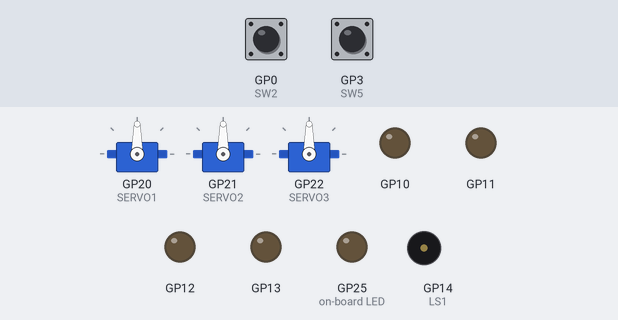
A program run on a simulated Raspberry Pi Pico running MicroPython. On the bench: 3 × servo, output pins drawn as LEDs (lit = HIGH), buzzer (waves = sounding). The test bench sets the inputs (shaded band); at power-on: GP0 (SW2) HIGH, GP3 (SW5) HIGH. Servo angles are drawn from the pulse width (0.5 ms = 0°, 2.5 ms = 180°); what the program prints to the serial console is not drawn.

Above: at 1.2 s.
1.3 s: GP0 (SW2) pulled LOW for 0.15 s
At 2.1 s:
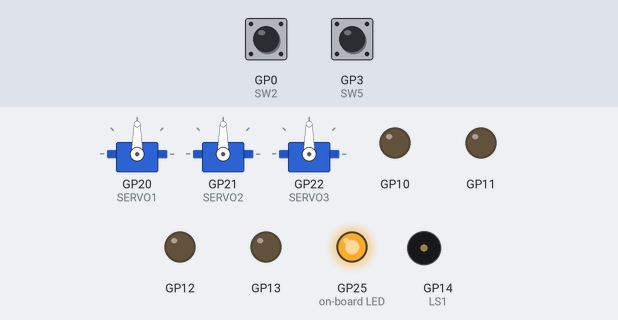
3.0 s: GP0 (SW2) pulled LOW for 3.2 s
At 3.16 s:
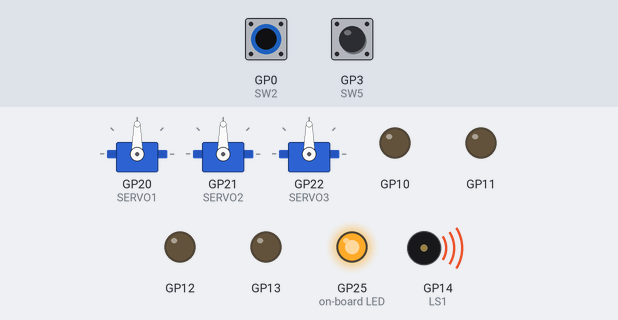
Timing chart, 0 to 7.7 s (numbered marks = the images above; inputs shaded):
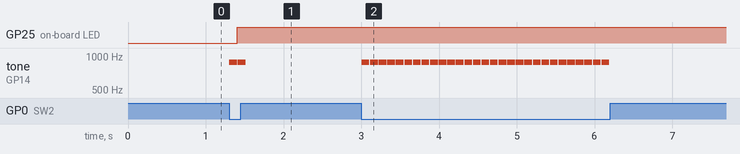

Measured:
- after the input at 1.3 s, GP25 (on-board LED): LOW → HIGH after 0.10 s; tone on GP14 (LS1): alternates 880 Hz for 0.10 s and silent for 0.01 s, 4 changes in all, then stays silent, starting at once
- after the input at 3.0 s, tone on GP14 (LS1): alternates 880 Hz for 0.10 s and silent for 0.01 s, 58 changes in all, then stays silent, starting at once

The program:

Animatronic_Controller.py
```python
# ================================================================================
# Capstone Project: Animatronic Servo Controller [Animatronic_Controller.py]
# Version: 1.0
# Updated: July 25, 2026
#
# Platform: mirobo.tech BEAPER Pico circuit (any configuration)
# Requires: BEAPER_Pico.py board module file
#
# A three-servo animatronic puppet that plays back a pre-authored
# sequence of poses, looping continuously. The example sequence below
# animates a simple head - panning left and right, tilting, and
# opening and closing a jaw - but the same structure works for any
# combination of servos: a waving arm, blinking eyelids, a wagging
# tail. Adapt the example sequence to your own puppet design.
#
# Hardware used:
#   SW2          - Start playback
#   SW5          - Emergency stop (halts playback, holds current pose)
#   LS1          - Piezo speaker (start beep) - see EA3 for animated sound
#   On-board LED - On while playing
#
#   Servo 1 on H5 - Example: head pan (left/right)
#   Servo 2 on H6 - Example: head tilt (up/down)
#   Servo 3 on H7 - Example: jaw/mouth (open/close)
#
# NOTE: unlike BEAPER Nano, BEAPER Pico's H5, H6, and H7 are dedicated
# servo pins, not shared with H1-H4 - so there is no pin conflict to
# worry about if you extend this project with an external sensor.
#
# --------------------------------------------------------------------------------
# How the animation sequence works:
#
# Four lists, indexed together, describe the sequence - the same
# parallel-list pattern from Simon Game's BUTTONS/LEDS/TONES, extended
# from three lists to four. Frame i of the animation is described by
# ANIM_SERVO1[i], ANIM_SERVO2[i], ANIM_SERVO3[i], and ANIM_HOLD[i]
# together:
#
#   ANIM_SERVO1[i] - servo 1's angle during frame i
#   ANIM_SERVO2[i] - servo 2's angle during frame i
#   ANIM_SERVO3[i] - servo 3's angle during frame i
#   ANIM_HOLD[i]   - how long frame i is held before advancing (ms)
#
# Playback moves all three servos to frame i's angles, waits
# ANIM_HOLD[i] milliseconds, then advances to frame i+1 - wrapping
# back to frame 0 after the last frame, so the sequence loops
# continuously. See Development Guide Step 1 before editing the
# sequence.
#
# --------------------------------------------------------------------------------
# Animatronic controller behaviour:
#   IDLE    - Servos at HOME_ANGLE. Press SW2 to begin playback.
#   PLAYING - Cycling through the animation sequence, looping forever.
#   STOPPED - Playback halted, servos hold their current pose exactly
#             where they were. Press SW2 to return to IDLE (servos
#             then move to HOME_ANGLE).
#
# Before you begin - complete your capstone plan using the Capstone
# Preparation Guide: a plain-English description of your puppet and
# what it does, a list of your servos and what each one moves, your
# planned sequence of poses, and your testing plan.
# ================================================================================

# IMPORTANT: Copy BEAPER_Pico.py into your Raspberry Pi Pico.
import BEAPER_Pico as beaper  # Set up BEAPER Pico I/O

import time

# --- State Constants -------------------
STATE_IDLE    = const(0)             # Servos at rest - waiting for start
STATE_PLAYING = const(1)             # Cycling through the animation sequence
STATE_STOPPED = const(2)             # Halted - servos hold their current pose

STATE_NAMES = {
    STATE_IDLE:    "IDLE",
    STATE_PLAYING: "PLAYING",
    STATE_STOPPED: "STOPPED",
}

# --- Servo Configuration ----------------
HOME_ANGLE = 45                      # Neutral/rest angle for all servos (0-90)

# BEAPER_Pico.py already defines SERVO1, SERVO2, and SERVO3 (H5, H6,
# H7), ready to use directly - unlike BEAPER Nano, no manual PWM
# object construction is needed here.

# --- Animation Sequence -----------------
# Four parallel lists - see the header comment above for how they fit
# together. Frame 0 is (ANIM_SERVO1[0], ANIM_SERVO2[0], ANIM_SERVO3[0],
# ANIM_HOLD[0]), frame 1 is index 1 across all four lists, and so on.
# Replace these with your own puppet's poses - angles are 0-90 degrees.
ANIM_SERVO1 = [45, 20, 20, 70, 70, 45]   # Head pan:  centre, left, left, right, right, centre
ANIM_SERVO2 = [45, 45, 45, 45, 30, 45]   # Head tilt: centre, centre, centre, centre, down, centre
ANIM_SERVO3 = [30, 30, 60, 60, 30, 30]   # Jaw:       closed, closed, open, open, closed, closed
ANIM_HOLD   = [500, 700, 400, 700, 500, 800]   # Hold time per frame (ms)
NUM_FRAMES  = 6                          # Must match the length of the lists above

# --- Timing Constants -------------------
LOOP_DELAY = const(10)                # Main loop delay (ms)

# --- Program Variables ------------------
state           = STATE_IDLE
state_start     = 0

current_frame   = 0                   # Which frame is currently being held
frame_start     = 0                   # Time the current frame's hold period began


# --- Program Functions ------------------

def set_pose(servo1_angle, servo2_angle, servo3_angle):
    # Move all three servos to the given angles immediately.
    beaper.set_servo(beaper.SERVO1, servo1_angle)
    beaper.set_servo(beaper.SERVO2, servo2_angle)
    beaper.set_servo(beaper.SERVO3, servo3_angle)

def enter_state(new_state, current_time, reason=""):
    global state, state_start
    state       = new_state
    state_start = current_time
    print("-->", STATE_NAMES[new_state], end="")
    if reason:
        print(" (", reason, ")", sep="")
    else:
        print()


# --- Main Program ---------------------

set_pose(HOME_ANGLE, HOME_ANGLE, HOME_ANGLE)
beaper.pico_led_off()

print("Animatronic Servo Controller")
print("Sequence length:", NUM_FRAMES, "frames")
print("SW2: start playback")
print("SW5: emergency stop")
print()

state_start = time.ticks_ms()
enter_state(STATE_IDLE, state_start, "startup")

while True:
    current_time = time.ticks_ms()
    elapsed      = time.ticks_diff(current_time, state_start)

    # --- Emergency stop (SW5) - checked before all state logic ---
    if beaper.SW5.value() == 0 and state == STATE_PLAYING:
        beaper.pico_led_off()
        enter_state(STATE_STOPPED, current_time, "emergency stop")
        # Servos are NOT moved here - they simply hold whatever pose they
        # were in when the stop was triggered.

    # --- State: Idle ---
    elif state == STATE_IDLE:
        if beaper.SW2.value() == 0:
            beaper.tone(880, 100)
            beaper.pico_led_on()
            # TODO: start playback from the beginning of the sequence:
            #       - set current_frame = 0
            #       - call set_pose() with frame 0's angles
            #         (ANIM_SERVO1[0], ANIM_SERVO2[0], ANIM_SERVO3[0])
            #       - record frame_start = current_time
            #       - enter_state(STATE_PLAYING, current_time, "SW2 pressed")
            pass

    # --- State: Playing ---
    elif state == STATE_PLAYING:
        # TODO: non-blocking sequence playback, reusing the Activity 11
        #       repeating-timer pattern:
        #       - if elapsed since frame_start >= ANIM_HOLD[current_frame]:
        #           - advance current_frame by 1, wrapping back to 0 after
        #             the last frame with % NUM_FRAMES, so the sequence
        #             loops continuously
        #           - call set_pose() with the new current_frame's angles
        #             from ANIM_SERVO1/ANIM_SERVO2/ANIM_SERVO3
        #           - reset frame_start = current_time
        pass

    # --- State: Stopped ---
    elif state == STATE_STOPPED:
        if beaper.SW2.value() == 0:
            set_pose(HOME_ANGLE, HOME_ANGLE, HOME_ANGLE)
            enter_state(STATE_IDLE, current_time, "SW2 pressed")

    time.sleep_ms(LOOP_DELAY)


# ================================================================================
# Development Guide
# ================================================================================
#
# Work through these steps in order. Test each servo individually
# before combining them into a sequence.
#
# --------------------------------------------------------------------------------
# Step 1 - Understanding the parallel-list sequence
# --------------------------------------------------------------------------------
#
# This capstone reuses the parallel-list pattern from Simon Game's
# BUTTONS, LEDS, and TONES - three separate lists, indexed together,
# where index i across all three lists describes one complete "thing"
# (one button/LED/tone combination). Here, four lists play the same
# role for one animation frame instead:
#
# Example code:
#
# ANIM_SERVO1[2]  # servo 1's angle during frame 2
# ANIM_SERVO2[2]  # servo 2's angle during frame 2
# ANIM_SERVO3[2]  # servo 3's angle during frame 2
# ANIM_HOLD[2]    # how long frame 2 is held (ms)
#
# All four values at index 2 together describe "frame 2" of the
# animation, the same way BUTTONS[2], LEDS[2], and TONES[2] together
# described "Simon colour 2." An alternative design could combine
# each frame into a single tuple - (servo1, servo2, servo3, hold) -
# stored in one list of tuples instead of four separate lists. Both
# work; four parallel lists keeps each individual list simple and
# reuses exactly the pattern Simon Game already introduced, without
# adding a new nested structure on top of it.
#
# Trace through frame 2 in the example sequence by hand: what angle
# is each servo at, and how long is that pose held before the
# sequence moves on to frame 3?
#
# --------------------------------------------------------------------------------
# Step 2 - Servo wiring and range verification
# --------------------------------------------------------------------------------
#
# Verify each servo moves correctly and confirm which physical
# movement each angle produces for your specific puppet mechanism.
# Temporarily add these lines after set_pose(HOME_ANGLE, HOME_ANGLE,
# HOME_ANGLE) near the top of the program:
#
# Example code:
#
# time.sleep_ms(1000)
# beaper.set_servo(beaper.SERVO1, 0)
# time.sleep_ms(1000)
# beaper.set_servo(beaper.SERVO1, 90)
# time.sleep_ms(1000)
# beaper.set_servo(beaper.SERVO1, HOME_ANGLE)
#
# Repeat for SERVO2 and SERVO3. Note which angle corresponds to which
# physical position (e.g. "20 degrees = head fully left") - you will
# need these reference points when designing your own sequence in
# Step 5. Remove the test lines once you have confirmed all three
# servos move as expected.
#
# --------------------------------------------------------------------------------
# Step 3 - Playback from IDLE
# --------------------------------------------------------------------------------
#
# Implement the TODO in STATE_IDLE. Test that pressing SW2 correctly
# moves all three servos to frame 0's pose and transitions to
# STATE_PLAYING. Check the Serial Monitor for the state transition.
#
# --------------------------------------------------------------------------------
# Step 4 - Sequence playback
# --------------------------------------------------------------------------------
#
# Implement the TODO in STATE_PLAYING. Test that the puppet cycles
# through all six example frames in order, holding each for the
# correct duration, and loops back to frame 0 after the last frame.
# Test the emergency stop (SW5) mid-sequence and confirm the servos
# freeze in place rather than snapping to any other position. Test
# that pressing SW2 from STOPPED returns to HOME_ANGLE and IDLE.
#
# --------------------------------------------------------------------------------
# Step 5 - Design your own sequence
# --------------------------------------------------------------------------------
#
# Using the angle reference points you recorded in Step 2, design and
# write your own ANIM_SERVO1/ANIM_SERVO2/ANIM_SERVO3/ANIM_HOLD lists
# for your own puppet concept. Remember to update NUM_FRAMES to match
# the new list lengths - what happens if NUM_FRAMES does not match?
# Test your sequence and adjust hold times and angles until the
# motion looks the way you intend.


# ================================================================================
# Extension Activities
# ================================================================================
#
# --------------------------------------------------------------------------------
# EA 1 - Smooth motion between poses
# --------------------------------------------------------------------------------
#
# The base sequence snaps instantly from one pose to the next, which
# can look mechanical. Implement smooth motion instead: rather than
# calling set_pose() once per frame, step each servo gradually from
# its previous angle to the new frame's angle over a short
# TRANSITION_TIME, using the same "elapsed time since last step ->
# advance by a small amount" repeating-timer pattern used elsewhere
# in this curriculum (Activity 12's alarm flash, for example). You
# will need to track each servo's current angle separately from its
# target angle. Does smooth motion change how long each frame's total
# hold time should be?
#
# --------------------------------------------------------------------------------
# EA 2 - Fourth servo
# --------------------------------------------------------------------------------
#
# BEAPER Pico only has three dedicated servo channels (SERVO1-3, H5-H7)
# - H8 is wired to the piezo speaker (LS1) instead of a fourth servo.
# If your puppet design needs a fourth servo, you will need to
# construct your own PWM object on a spare header the same way
# BEAPER Nano's version of this project does, or free up H1-H4 for
# use with an external servo driver board. What did you need to
# change in how many places to add one more servo? At what number of
# servos would you want a different structure - see Analog Monitor's
# EA5 for a similar tradeoff in a different context.
#
# --------------------------------------------------------------------------------
# EA 3 - Synchronized sound
# --------------------------------------------------------------------------------
#
# Add a fifth parallel list, ANIM_TONE, giving each frame a tone
# frequency (or 0 for silence). Play the tone (or call
# beaper.noTone()) each time a new frame begins, alongside the servo
# movement. Try syncing a tone with the jaw-open frames in the
# example sequence for a simple "talking" effect. Real animatronic
# characters often go further, syncing individual mouth shapes to
# recorded speech - what would be needed to approximate that with
# only two mouth positions (open/closed)?
#
# --------------------------------------------------------------------------------
# EA 4 - Interactive recording
# --------------------------------------------------------------------------------
#
# Add a RECORDING state where SW3/SW4 adjust the angle of a
# currently-selected servo (cycle which servo is selected with a
# third button), and SW2 captures the current pose as a new frame,
# appending it to the sequence rather than requiring the sequence to
# be hand-written in code ahead of time. You will need mutable lists
# built up one frame at a time (starting empty and growing with each
# capture) rather than the fixed-length lists used here - similar to
# how Simon Game's sequence list grows one step at a time, but built
# from live servo positions instead of random button choices.
#
# --------------------------------------------------------------------------------
# EA 5 - Random idle behaviour
# --------------------------------------------------------------------------------
#
# Instead of holding perfectly still in STATE_IDLE, add small random
# movements (a slight head tilt, an occasional blink) every few
# seconds while waiting for SW2, so the puppet appears "alive" even
# before playback starts. How would you keep these idle movements
# from interfering with a press of SW2 to begin the real sequence?
```

Source omitted: BEAPER_Pico.py (11692 bytes)
